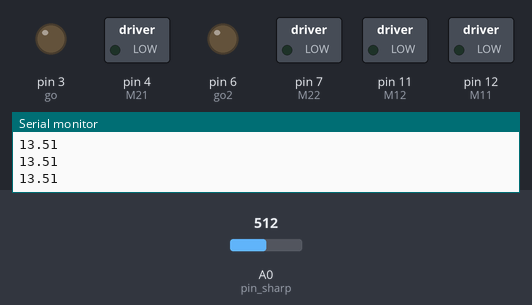
Simulated run of this sketch. Board: Arduino Uno, built with avr-gcc and run on an emulated ATmega328P. On the bench: switched loads named in the sketch (green lamp = pin HIGH), output pins drawn as LEDs (lit = HIGH), the last lines printed to the serial monitor. The test bench sets the inputs (shaded band); at power-on: A0 (pin_sharp) = 512.

Above: at 1.2 s.
1.3 s: A0 (pin_sharp) set to 486
2.8 s: A0 (pin_sharp) set to 457
At 3.6 s:
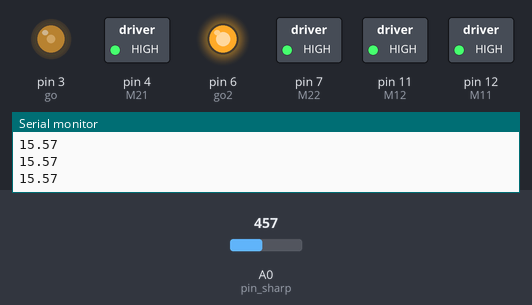
4.3 s: A0 (pin_sharp) set to 319
5.8 s: A0 (pin_sharp) set to 297
At 7.1 s:
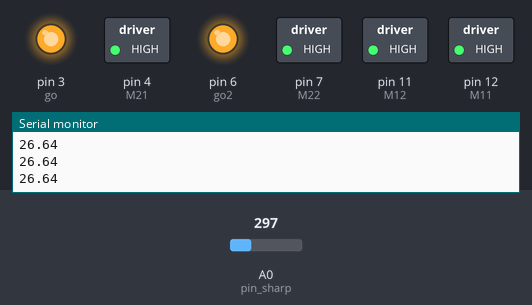
7.4 s: A0 (pin_sharp) set to 511
At 8.5 s:
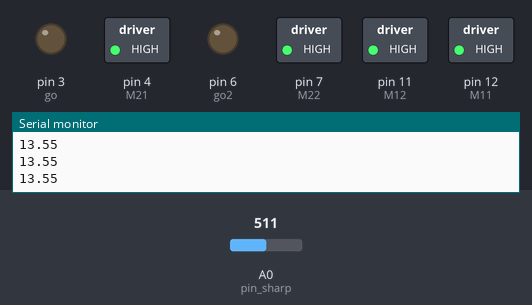
9.0 s: A0 (pin_sharp) set to 306
At 9.8 s:
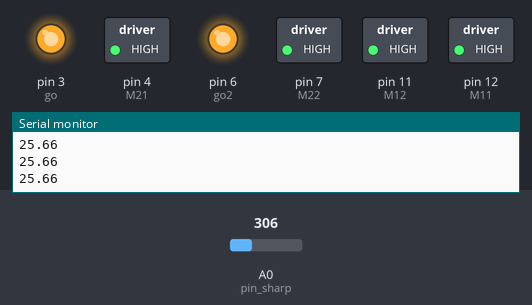
Timing chart, 0 to 11.6 s (numbered marks = the images above; inputs shaded):
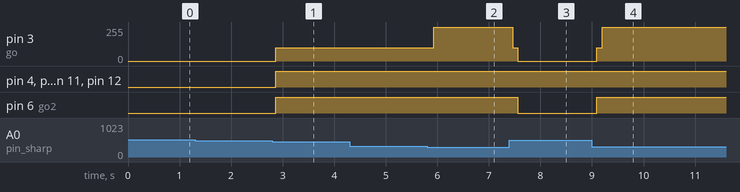

The sketch:

robot_v0.ino
```cpp
int M11 = 12;
int M12 = 11;
int M22 = 7;
int M21 = 4;
int go = 3;
int go2 = 6;
int go10 = 10;
int luminosite = 0;

int pin_sharp = A0;  // fil jaune du capteur sharp branché a A0
//int pin_LED = 13;

// the setup routine runs once when you press reset:
void setup() {
    // initialize the digital pin as an output.
    pinMode(M11, OUTPUT);
    pinMode(M12, OUTPUT);
    pinMode(M21, OUTPUT);
    pinMode(M22, OUTPUT);
    //pinMode(pin_LED,OUTPUT);
    Serial.begin(9600);  // initialisation communication série
    analogReference(EXTERNAL); // tension analogique max sera 3,3 V
                             // si AREF est relié  3,3 V
  //  analogWrite(go, 1000);
  //  digitalWrite(go10, HIGH);


}

// the loop routine runs over and over again forever:
void loop() {

  float distance = 32076.69016894*pow(valeur_moyenne(10), -1.245865753);
  Serial.println(distance);

  if (distance < 15)
  {
    all_motors_off();
  }
  else if (distance > 15 && distance < 25)
  {
    turn_left();
  }
  else
  {
    all_motors_on();
  }
}


void all_motors_on()
{
    set_motors();
    analogWrite(go, 255);
    analogWrite(go2, 255);
}

void all_motors_off()
{
    analogWrite(go, 0);
    analogWrite(go2, 0);
}

void turn_left()
{
  set_motors();
  analogWrite(go, 100);
  analogWrite(go2, 255);
}

void turn_right()
{
  set_motors();
  analogWrite(go, 100);
  analogWrite(go, 255);
}

void set_motors()
{
    digitalWrite(M11, HIGH);
    digitalWrite(M12, HIGH);
    digitalWrite(M21, HIGH);
    digitalWrite(M22, HIGH);
}

void unset_motors()
{
    digitalWrite(M11, LOW);
    digitalWrite(M12, LOW);
    digitalWrite(M21, LOW);
    digitalWrite(M22, LOW);
}

float valeur_moyenne(float taille) {
  int total = 0;
  for (int i=0; i<taille; i++) {
    float lecture = analogRead(pin_sharp);
    total = total + lecture;
    delay(10);
  }
  return(total/taille);
}
```

Measured:
- the behaviour switches between 471 and 470 on A0 (pin_sharp) (found by bisection; images 0 and 1)
- the behaviour switches between 313 and 312 on A0 (pin_sharp) (found by bisection; images 1 and 2)
- after the input at 2.8 s, pin 3 (go): 0/255 → 100/255 after 0.06 s; pin 4 (M21), pin 6 (go2), pin 7 (M22), pin 11 (M12), pin 12 (M11): LOW → HIGH after 0.06 s
- after the input at 5.8 s, pin 3 (go): 100/255 → 255/255 after 0.13 s
- after the input at 7.4 s, pin 3 (go): 255/255 → 100/255 after 0.06 s, → 0/255 0.10 s later; pin 6 (go2): HIGH → LOW after 0.16 s
- after the input at 9.0 s, pin 3 (go): 0/255 → 100/255 after 0.10 s, → 255/255 0.10 s later; pin 6 (go2): LOW → HIGH after 0.10 s
